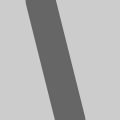
Frame 1 (no input)
Frame 60 (the mouse pressed at the canvas centre just before this capture): identical to frame 1, image omitted
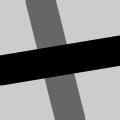
Frame 120 (the mouse held since frame 60 and released just before this capture)

The Processing sketch that drew these frames (run headless with seeded random() and noise(); from frame 60 on, the mouse is pressed at the canvas centre):

// Processing sketch: interactivity_example_5_13_to_5_14
// ── interactivity_example_5_13_to_5_14.pde
// Пример 5-13: Определяем, нажата ли кнопка

/*
Оператор if позволяет вам выбирать, запускать определенный блок кода или нет.
Вы можете расширить возможности оператора if, добавив к нему else для выбора
между двумя блоками кода. Если выражение test в операторе if является ложным,
запускается блок else. Например, вы можете сделать цвет линий белым, когда
кнопка мыши нажата и черным, когда отжата:
*/

/*
void setup() {
  size(240, 120);
  smooth();
  strokeWeight(30);
}
void draw() {
  background(204);
  stroke(102);
  line(40, 0, 70, height);
  if (mousePressed) {
  stroke(0);
  } else {
  stroke(255);
  }
  line(0, 70, width, 50);
}
*/

//Пример 5-14: Работаем со всеми кнопками мыши

/*
Processing имеет возможность отслеживать, какая кнопка нажата, если на вашей
мыши более одной кнопки. Переменная mouseButton принимает три значения:
LEFT, CENTER и RIGHT. Используйте оператор сравнения ==, чтобы определить,
какая из кнопок нажата:
*/

void setup() {
  size(120, 120);
  smooth();
  strokeWeight(30);
}
void draw() {
  background(204);
  stroke(102);
  line(40, 0, 70, height);
  if (mousePressed) {
    if (mouseButton == LEFT) { // Переменная mouseButton принимает три значения:
                                //LEFT, CENTER и RIGHT.
      stroke(255);
    } else {
      stroke(0);
    }
    line(0, 70, width, 50);
  }
}

/*
 Операторы могут образовывать длинную
цепочку, каждое звено которой проверяет какое-либо условие, а также одни
блоки if могут входить в другие блоки if для реализации сложных условий.
*/
